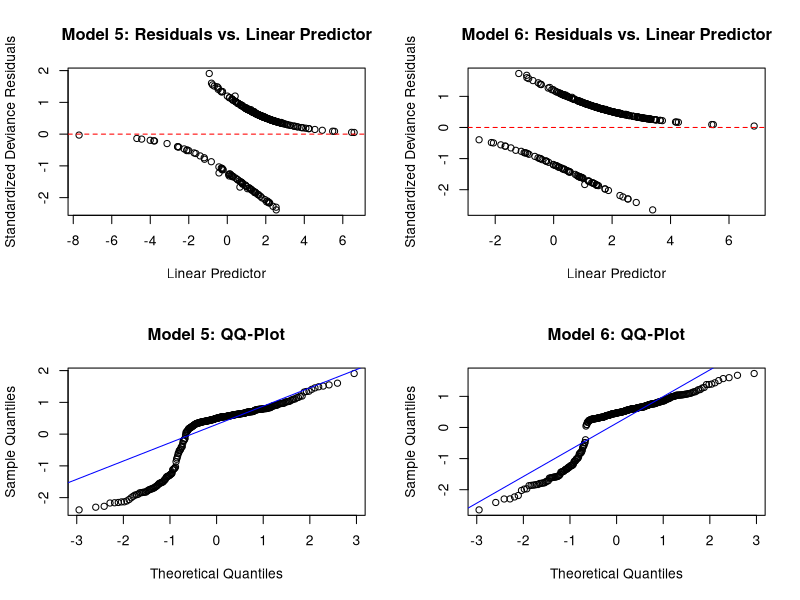

The R script that drew this image:
library(readxl)
library(tidyverse)
library(car)
library(ggplot2)
library(dplyr)
library(tidyr)
library(knitr)
data <- read_excel("Data/carotene.xlsx")
summary(data)


# 3(a). -----------------------------------------------------------------------
# Task:
# Fit a multiple logistic model using all 11 x-variables, including calories, 
# and calculate the VIF-values. Did the change of model from a linear regression
# in Project 1.3(c) to a logistic regression, affect the VIF? Why not? In all 
# further analyses, exclude the variable with the multicollinearity issues.

# From Project_1
# ---------------------------------------------------------------------------------------------------
# Turn the categorical variables into factor variables and pick suitable reference categories for them

data <- data %>%
  mutate(smokstat = factor(smokstat,
                           levels = c(1, 2, 3),
                           labels = c("Never", "Former", "Current")))

data <- data %>%
  mutate(sex = factor(sex,
                      levels = c(1, 2),
                      labels = c("Male", "Female")))
# Set baseline
data$sex <- relevel(data$sex, ref = "Female")

data <- data %>%
  mutate(vituse = factor(vituse,
                         levels = c(1, 2, 3),
                         labels = c("Often", "Rarely", "Never")))

# Set baseline
data$vituse <- relevel(data$vituse, ref = "Never")

# Linear model with all variables
Full_Linear_Model <- lm(log(betaplasma) ~ bmi + age + calories + 
                          fat + cholesterol + fiber + alcohol + betadiet + 
                          smokstat + sex + vituse, data = data)

# ------------------------------------------------------------------------------
# From Project 2 Part 1. 
data |> mutate(
  lowplasma_01 = as.numeric(betaplasma < 225.5),
  lowplasma_hl = factor(lowplasma_01,
                        levels = c(0, 1),
                        labels = c("high", "low"))) -> data  
# The full logistic model - ALL available variables! 
Full_Logistic_Model <- glm(lowplasma_01 ~ bmi + age + calories + 
                               fat + cholesterol + fiber + alcohol + betadiet + 
                               smokstat + sex + vituse, family = "binomial", data = data)

#VIF-tests- compare linear and logistic models! 
vif(Full_Linear_Model)
vif(Full_Logistic_Model) 
  # Compared with the values from Project 1 - they have changed slightly, with a 
  # variation of the third decimal. They still showcase the same pattern, i.e. 
  # the same problematic (multicollinearity) variables - calories (worst) and fat. 


# Henceforth we remove the most problematic variable (calories) from the model! 
# And include all pair-wise interaction terms - for 10 variables that is (10 2) = 45 
# interaction variables, and a total (with main) 45 + 10 = 55 variables in the model. 
# We can simplify this by squaring the variables, OBS! Actually there is more  
# because we have categorical variables (from the model data we can see it's 
# actually 77)! 

Logistic_Model <- glm(lowplasma_01 ~ (bmi + age + fat + cholesterol + fiber + 
                      alcohol + betadiet + smokstat + sex + vituse)^2,
                      family = "binomial", data = data)


# Task: 
# Perform one Backwards elimination, starting with the full model, and one 
# Forward selection, starting with the null model. Both versions should have the
# null model as lower scope and the full model as upper scope, and use BIC as 
# selection criterion.

Null_Model <- glm(lowplasma_01 ~ 1, family = "binomial", data = data)

#Backward Elimination, starts from the full model 
Backwards_Elimination_Model <- step(Logistic_Model,
     direction = "backward",
     scope = list(lower = formula(Null_Model),
                  upper = formula(Logistic_Model)),
     k = log(nobs(Null_Model)))

#Forward Selection, start from the null model 
Forward_Selection_Model <- step(Null_Model,
     direction = "forward",
     scope = list(lower = formula(Null_Model),
                  upper = formula(Logistic_Model)),
     k = log(nobs(Null_Model)))


# Task: 
# Then, use each of the resulting models as starting model in a Stepwise 
# regression, again with null and full models as scope, and BIC as criterion

Stepwise_From_Backward <- step(Backwards_Elimination_Model,
                               direction = "both",
                               scope = list(lower = formula(Null_Model),
                                            upper = formula(Logistic_Model)),
                               k = log(nobs(Backwards_Elimination_Model)))

Stepwise_From_Forward <- step(Forward_Selection_Model,
                              direction = "both",
                              scope = list(lower = formula(Null_Model),
                                           upper = formula(Logistic_Model)),
                              k = log(nobs(Forward_Selection_Model)))
#NOTICE! This is the same model as Forward_Selection, i.e. they conclude the same
#model : Forward_Selection_Model = Stepwise_From_Forward

# Task: 
# If any of the resulting Stepwise models contain categorical variables, 
# determine, using a suitable test, if you can reduce the number of categories 
# from three to two in any of those variables

Stepwise_From_Backward$coefficients
Stepwise_From_Forward$coefficients

# We notice -> that the Stepwise_From_Forward model - has two categorical variables, 
# vituseOften and vituseRarely. But that is the only two. So we check if we can 
# reduce further by combing the two factors into one! 
#  ---> Likelihood ratio test! 

# First we want to create a new, two-category vituse - where Rarely and Often 
# has collapsed to "Used" (for having used vitamins), we don't mess with the 
# original data so I create a new.. 
new_data <- data

# Transform three levels to two, but assigning vituse category "Never" into "Never" 
# and if the category is not "Never" it's assigned into "Used". 
new_data$vituse_reduced <- ifelse(new_data$vituse == "Never", "Never", "Used")
new_data$vituse_reduced <- factor(new_data$vituse_reduced)
# See that a new 2-factor variable (vituse_reduced) has indeed been created in
# the list of variables! 
glimpse(new_data)

#Thus we create a new model, based on this two-factor collapsed version (reduced):
Stepwise_From_Forward_Reduced <- glm(lowplasma_01 ~ betadiet + bmi + vituse_reduced 
                                     + age + betadiet*bmi, family = "binomial", 
                                     data = new_data)
Stepwise_From_Forward_Reduced$coefficients

#Save variables
sum_1 <- summary(Stepwise_From_Forward)
sum_2 <- summary(Stepwise_From_Forward_Reduced)
deviance_1 <- sum_1$deviance
deviance_2 <- sum_2$deviance
df_1 <- sum_1$df.residual
df_2 <- sum_2$df.residual

#Calculate differences
D_diff <- deviance_2 - deviance_1
df_diff <- df_2 - df_1
chi2_alpha <- qchisq(p = 1 - 0.05, df = df_diff)
Pvalue <- pchisq(q = D_diff, df = df_diff, lower.tail = FALSE)

#I create a table and remove the vertical title using rownames, just to clean it up! 
table_1e <- cbind(D_diff, df_diff, chi2_alpha, Pvalue)
rownames(table_1e) <- c(" ")
table_1e

# Task: 
# Report the name of the test, the null hypothesis, the value of the test statistic,
# its distribution when H0 is true, the P-value and the conclusion.

# 1. Name of test: Partial likelihood ratio test 
# 2. Null Hypothesis, H_0: Beta_often = Beta_Rarely. In words, that the model with 
#    one dummy variable Beta_Used is enough. 
# 3. The value of the test statistic is D = 0.34999 ~ 0.35
# 4. The distribution is Chi-squared
# 5. The P-value is P = 0.55411 ~ 0.55
# 6. The conclusion is to not reject H_0 since Pvalue > 0.05. I.e. we cannot conclude
#    that the full model is significantly better than the reduced. 

#Task:
# Present a table, Table.3(b), with the estimated β-parameters in each of the 
# different models (you will end up with at least one and at most six different models). 
# Use one row for each variable that is present in at least one of the models, 
# and one column of estimates for each of the models.

# Models
# ----------------
#Full_Logistic_Model #All variables, including calories
Logistic_Model #All variables, excluding calories, but including all interaction terms
Null_Model #No variables 
Backwards_Elimination_Model
#Forward_Selection_Model
Stepwise_From_Backward #Backwards elimination from the full model 
Stepwise_From_Forward # Forward selection from the null model
Stepwise_From_Forward_Reduced # Forward selection from the null model without the 


# Hint: 
# You can create one dataframe for each model and then join them into one dataframe:
#df1 <- data.frame(variable = names(Full_Logistic_Model$coefficients),
#                    b_model1 = Full_Logistic_Model$coefficients, row.names = NULL)
df1 <- data.frame(variable = names(Logistic_Model$coefficients),
                  b_model1 = Logistic_Model$coefficients, row.names = NULL)
df2 <- data.frame(variable = names(Null_Model$coefficients),
                  b_model2 = Null_Model$coefficients, row.names = NULL)
df3 <- data.frame(variable = names(Backwards_Elimination_Model$coefficients),
                  b_model3 = Backwards_Elimination_Model$coefficients, row.names = NULL)
df4 <- data.frame(variable = names(Stepwise_From_Forward$coefficients),
                  b_model4 = Stepwise_From_Forward$coefficients, row.names = NULL)
df5 <- data.frame(variable = names(Stepwise_From_Backward$coefficients),
                  b_model5 = Stepwise_From_Backward$coefficients, row.names = NULL)
df6 <- data.frame(variable = names(Stepwise_From_Forward_Reduced$coefficients),
                  b_model6 = Stepwise_From_Forward_Reduced$coefficients, row.names = NULL)
All_Models <- full_join(df2, df3) |> full_join(df4) |> full_join(df5) |> full_join(df6)

#Writes a table:
table_3b <- kable(All_Models, caption = "Table 3(b): Estimated β-parameters in each of the six models")
table_3b
#Exported to excel:
#write.csv(All_Models, "Table_3b_ny.csv", row.names = FALSE)


#---------------------- TO-DO: --------------------------------------
# Task:
# Comment on any interesting differences between the models.
# -------------------------------------------------------------------



# 3(c). ------------------------------------------------------------------------
# Calculate McFadden’s adjusted pseudo R2, AIC and BIC for all models from Table.3(b), 
# and indicate which model is best, according to each of these criteria.

aic <- AIC(Logistic_Model, Null_Model, Backwards_Elimination_Model, 
           Stepwise_From_Forward, Stepwise_From_Backward, Stepwise_From_Forward_Reduced)
bic <- BIC(Logistic_Model, Null_Model, Backwards_Elimination_Model, 
           Stepwise_From_Forward, Stepwise_From_Backward, Stepwise_From_Forward_Reduced)

#Create dataframe for the AIC- and BIC
collect.AICetc <- data.frame(aic, bic)

#Remove unnecessary df.1 column
collect.AICetc |> mutate(df.1 = NULL) -> collect.AICetc

#Calculate Psuedo R
collect.AICetc |> mutate(
  loglik =  c(logLik(Logistic_Model)[1],
              logLik(Null_Model)[1],
              logLik(Backwards_Elimination_Model)[1],
              logLik(Stepwise_From_Forward)[1],
              logLik(Stepwise_From_Backward)[1],
              logLik(Stepwise_From_Forward_Reduced)[1])) -> collect.AICetc

#Calculate McFadden's adjusted psuedo R2
    
    #Save loglikelihood for null model:
    lnL0 <- logLik(Null_Model)[1]
    
collect.AICetc |> mutate(
  R2McF = 1 - loglik/lnL0,
  R2McF.adj = 1 - (loglik - (df - 1)/2)/lnL0) -> collect.AICetc

#Show result
collect.AICetc

# ------------------------------------------------------------------
#TODO: INDICATE WHICH IS THE BEST MODEL BASED ON THE RESULT ^^^^^
# ------------------------------------------------------------------





# 3(d). ------------------------------------------------------------------------
# Calculate the standardized deviance residuals for the model with the best AIC 
# and the model with the best BIC, from 3(c). 



# Model with the best (lowest) AIC: Stepwise_From_Backward (AIC = 298.1199)
# Model with the best (lowest) BIC: Stepwise_From_Forward_Reduced (BIC = 322-5014)

# Standardized residuals for respective model 
res_Stepwise_From_Backward <- rstandard(Stepwise_From_Backward, type = "deviance")
res_Stepwise_From_Forward_Reduced <- rstandard(Stepwise_From_Forward_Reduced, type = "deviance")

lp_Stepwise_From_Backward <- predict(Stepwise_From_Backward, type = "link")
lp_Stepwise_From_Forward_Reduced <- predict(Stepwise_From_Forward_Reduced, type = "link")


# Task:
# Plot the standardised deviance residuals, with suitable reference lines, 
# against the linear predictors for each of the two models. Also make QQ-plots 
# for the residuals. Discuss which of the models has the best behaved residuals.

# Plot 1: Residuals vs. Linear Predictor
par(mfrow = c(2, 2))  # 2x2 plot layout

plot(lp_Stepwise_From_Backward, res_Stepwise_From_Backward,
     main = "Model 5: Residuals vs. Linear Predictor",
     xlab = "Linear Predictor", ylab = "Standardized Deviance Residuals")
abline(h = 0, col = "red", lty = 2)

plot(lp_Stepwise_From_Forward_Reduced, res_Stepwise_From_Forward_Reduced,
     main = "Model 6: Residuals vs. Linear Predictor",
     xlab = "Linear Predictor", ylab = "Standardized Deviance Residuals")
abline(h = 0, col = "red", lty = 2)

# Plot 2: QQ-plots
qqnorm(res_Stepwise_From_Backward, main = "Model 5: QQ-Plot")
qqline(res_Stepwise_From_Backward, col = "blue")

qqnorm(res_Stepwise_From_Forward_Reduced, main = "Model 6: QQ-Plot")
qqline(res_Stepwise_From_Forward_Reduced, col = "blue")












